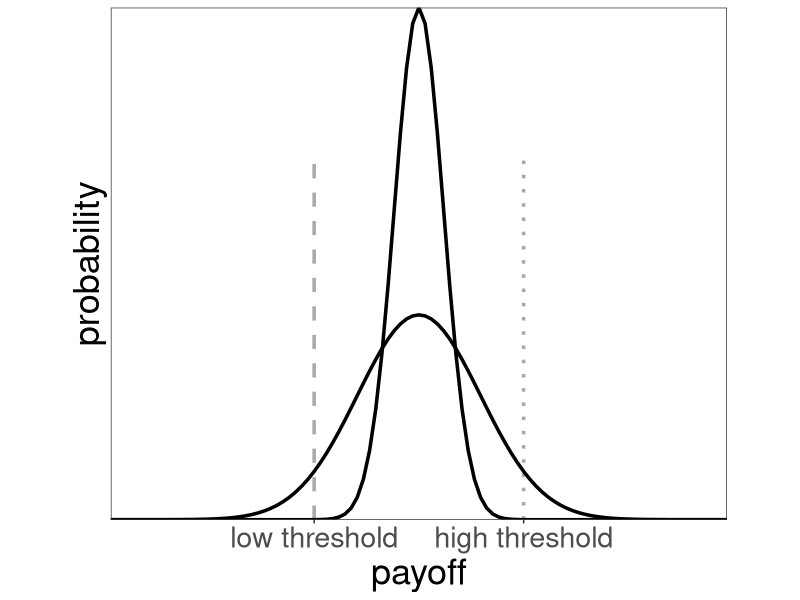

Recreate this plot in R.
library(ggplot2)

text_size <- 26 # use 26 for presentation slides and 14 otherwise (paper)
plot_size <- 15 # use 15 for presentation slides and 12 otherwise (paper)
line_thickness <- 1.2 # use 1.2 for presentation slides, 1 otherwise (paper)

variance_plot <- ggplot(data.frame(x=c(0,1)), aes(x)) + 
  scale_x_continuous(name="payoff", limits = c(0, 1),
                     breaks = c(.33, .67),
                     labels = c("low threshold", "high threshold"),
                     expand = c(0, 0)) +
  scale_y_continuous(name="probability", breaks = c(), 
                     labels = c(), expand = c(0, 0)) +
  theme_bw() +
  theme(panel.grid.major = element_blank(),
        panel.grid.minor = element_blank(),
        text = element_text(size = text_size)) +
  coord_fixed(ratio = 1/12)+ 
  annotate("segment", x = .33, xend = .33, y =  0, yend = 7, 
           linetype = "dashed", colour = "darkgrey",
           linewidth = line_thickness) +
  annotate("segment", x = .67, xend = .67, y =  0, yend = 7, 
           linetype = "dotted", colour = "darkgrey",
           linewidth = line_thickness) +
  stat_function(fun=dnorm, 
                args = list(mean = .5, sd = .1), geom="line",
                linewidth = line_thickness) + 
  stat_function(fun=dnorm, 
                args = list(mean = .5, sd = .04), geom="line",
                linewidth = line_thickness)



ggsave("plot_variance_for-slides.png", variance_plot, bg = "white",
       width = plot_size+12, height = plot_size, units = "cm")
